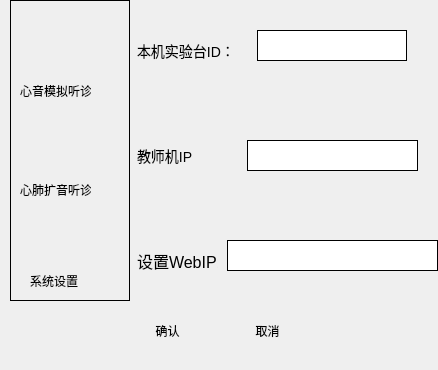
<?xml version="1.0" encoding="UTF-8"?>
<ui version="4.0">
 <class>SetItemView</class>
 <widget class="QDialog" name="SetItemView">
  <property name="geometry">
   <rect>
    <x>0</x>
    <y>0</y>
    <width>438</width>
    <height>370</height>
   </rect>
  </property>
  <property name="windowTitle">
   <string>Dialog</string>
  </property>
  <property name="styleSheet">
   <string notr="true">QGroupBox{
	border-style:solid;
	border:1px solid black;
}
QPushButton{
	border-style:solid;
	border-radius:3px;
}
QPushButton:hover{
	background-color:red;
}</string>
  </property>
  <widget class="QStackedWidget" name="stackedWidget">
   <property name="geometry">
    <rect>
     <x>127</x>
     <y>0</y>
     <width>311</width>
     <height>291</height>
    </rect>
   </property>
   <property name="currentIndex">
    <number>2</number>
   </property>
   <widget class="QWidget" name="page">
    <widget class="QGroupBox" name="groupBox_2">
     <property name="geometry">
      <rect>
       <x>20</x>
       <y>50</y>
       <width>281</width>
       <height>231</height>
      </rect>
     </property>
     <property name="styleSheet">
      <string notr="true">border-style:solid;
border:1px solid black</string>
     </property>
     <property name="title">
      <string>心音模拟听诊模式选择</string>
     </property>
     <widget class="QRadioButton" name="radioButton">
      <property name="geometry">
       <rect>
        <x>40</x>
        <y>100</y>
        <width>201</width>
        <height>16</height>
       </rect>
      </property>
      <property name="styleSheet">
       <string notr="true">border-style:none</string>
      </property>
      <property name="text">
       <string>肺部区域听诊时 无呼吸音</string>
      </property>
     </widget>
     <widget class="QRadioButton" name="radioButton_2">
      <property name="geometry">
       <rect>
        <x>40</x>
        <y>150</y>
        <width>201</width>
        <height>16</height>
       </rect>
      </property>
      <property name="styleSheet">
       <string notr="true">border-style:none</string>
      </property>
      <property name="text">
       <string>肺部区域听诊时 有呼吸音</string>
      </property>
      <property name="checked">
       <bool>true</bool>
      </property>
     </widget>
    </widget>
   </widget>
   <widget class="QWidget" name="page_3">
    <widget class="QGroupBox" name="groupBox_3">
     <property name="geometry">
      <rect>
       <x>10</x>
       <y>50</y>
       <width>291</width>
       <height>221</height>
      </rect>
     </property>
     <property name="title">
      <string>心肺音扩音听诊模式选择</string>
     </property>
     <widget class="QRadioButton" name="radioButton_3">
      <property name="geometry">
       <rect>
        <x>20</x>
        <y>70</y>
        <width>241</width>
        <height>16</height>
       </rect>
      </property>
      <property name="text">
       <string>心肺音直接扩音听诊</string>
      </property>
      <property name="checked">
       <bool>true</bool>
      </property>
     </widget>
     <widget class="QRadioButton" name="radioButton_4">
      <property name="geometry">
       <rect>
        <x>20</x>
        <y>140</y>
        <width>231</width>
        <height>16</height>
       </rect>
      </property>
      <property name="text">
       <string>电子听诊器接触式扩音听诊</string>
      </property>
     </widget>
    </widget>
   </widget>
   <widget class="QWidget" name="page_4">
    <widget class="QLabel" name="label_4">
     <property name="geometry">
      <rect>
       <x>10</x>
       <y>30</y>
       <width>101</width>
       <height>41</height>
      </rect>
     </property>
     <property name="styleSheet">
      <string notr="true">font-size:14px;</string>
     </property>
     <property name="text">
      <string>本机实验台ID：</string>
     </property>
    </widget>
    <widget class="QLabel" name="label">
     <property name="geometry">
      <rect>
       <x>10</x>
       <y>250</y>
       <width>81</width>
       <height>21</height>
      </rect>
     </property>
     <property name="styleSheet">
      <string notr="true">font-size:16px;</string>
     </property>
     <property name="text">
      <string>设置WebIP:</string>
     </property>
    </widget>
    <widget class="QLineEdit" name="web_ip">
     <property name="geometry">
      <rect>
       <x>100</x>
       <y>240</y>
       <width>211</width>
       <height>31</height>
      </rect>
     </property>
     <property name="styleSheet">
      <string notr="true">border-style:solid;
border:1px solid black;
font-size:18px;</string>
     </property>
    </widget>
    <widget class="QLineEdit" name="studentID">
     <property name="geometry">
      <rect>
       <x>130</x>
       <y>30</y>
       <width>150</width>
       <height>31</height>
      </rect>
     </property>
     <property name="styleSheet">
      <string notr="true">border-style:solid;
border:1px solid black;
font-size:18px;</string>
     </property>
    </widget>
    <widget class="QLabel" name="label_2">
     <property name="geometry">
      <rect>
       <x>10</x>
       <y>140</y>
       <width>111</width>
       <height>31</height>
      </rect>
     </property>
     <property name="styleSheet">
      <string notr="true">font-size:14px;</string>
     </property>
     <property name="text">
      <string>教师机IP</string>
     </property>
    </widget>
    <widget class="QLineEdit" name="trachIP">
     <property name="geometry">
      <rect>
       <x>120</x>
       <y>140</y>
       <width>171</width>
       <height>31</height>
      </rect>
     </property>
     <property name="styleSheet">
      <string notr="true">border-style:solid;
border:1px solid black;
font-size:18px;</string>
     </property>
    </widget>
   </widget>
   <widget class="QWidget" name="page_2"/>
  </widget>
  <widget class="QGroupBox" name="groupBox">
   <property name="geometry">
    <rect>
     <x>10</x>
     <y>0</y>
     <width>120</width>
     <height>301</height>
    </rect>
   </property>
   <property name="styleSheet">
    <string notr="true"/>
   </property>
   <property name="title">
    <string/>
   </property>
   <widget class="QPushButton" name="btn1">
    <property name="geometry">
     <rect>
      <x>10</x>
      <y>20</y>
      <width>75</width>
      <height>61</height>
     </rect>
    </property>
    <property name="cursor">
     <cursorShape>PointingHandCursor</cursorShape>
    </property>
    <property name="text">
     <string/>
    </property>
   </widget>
   <widget class="QPushButton" name="btn2">
    <property name="geometry">
     <rect>
      <x>10</x>
      <y>110</y>
      <width>75</width>
      <height>71</height>
     </rect>
    </property>
    <property name="cursor">
     <cursorShape>PointingHandCursor</cursorShape>
    </property>
    <property name="text">
     <string/>
    </property>
   </widget>
   <widget class="QPushButton" name="btn3">
    <property name="geometry">
     <rect>
      <x>10</x>
      <y>210</y>
      <width>75</width>
      <height>61</height>
     </rect>
    </property>
    <property name="cursor">
     <cursorShape>PointingHandCursor</cursorShape>
    </property>
    <property name="text">
     <string/>
    </property>
   </widget>
   <widget class="QLabel" name="la1">
    <property name="geometry">
     <rect>
      <x>10</x>
      <y>80</y>
      <width>71</width>
      <height>21</height>
     </rect>
    </property>
    <property name="text">
     <string>心音模拟听诊</string>
    </property>
   </widget>
   <widget class="QLabel" name="la2">
    <property name="geometry">
     <rect>
      <x>10</x>
      <y>180</y>
      <width>71</width>
      <height>20</height>
     </rect>
    </property>
    <property name="text">
     <string>心肺扩音听诊</string>
    </property>
   </widget>
   <widget class="QLabel" name="la3">
    <property name="geometry">
     <rect>
      <x>20</x>
      <y>270</y>
      <width>71</width>
      <height>21</height>
     </rect>
    </property>
    <property name="text">
     <string>系统设置</string>
    </property>
   </widget>
  </widget>
  <widget class="QPushButton" name="okBtn">
   <property name="geometry">
    <rect>
     <x>130</x>
     <y>310</y>
     <width>75</width>
     <height>41</height>
    </rect>
   </property>
   <property name="cursor">
    <cursorShape>PointingHandCursor</cursorShape>
   </property>
   <property name="text">
    <string>确认</string>
   </property>
  </widget>
  <widget class="QPushButton" name="cancelBtn">
   <property name="geometry">
    <rect>
     <x>230</x>
     <y>310</y>
     <width>75</width>
     <height>41</height>
    </rect>
   </property>
   <property name="cursor">
    <cursorShape>PointingHandCursor</cursorShape>
   </property>
   <property name="text">
    <string>取消</string>
   </property>
  </widget>
 </widget>
 <resources/>
 <connections/>
</ui>
